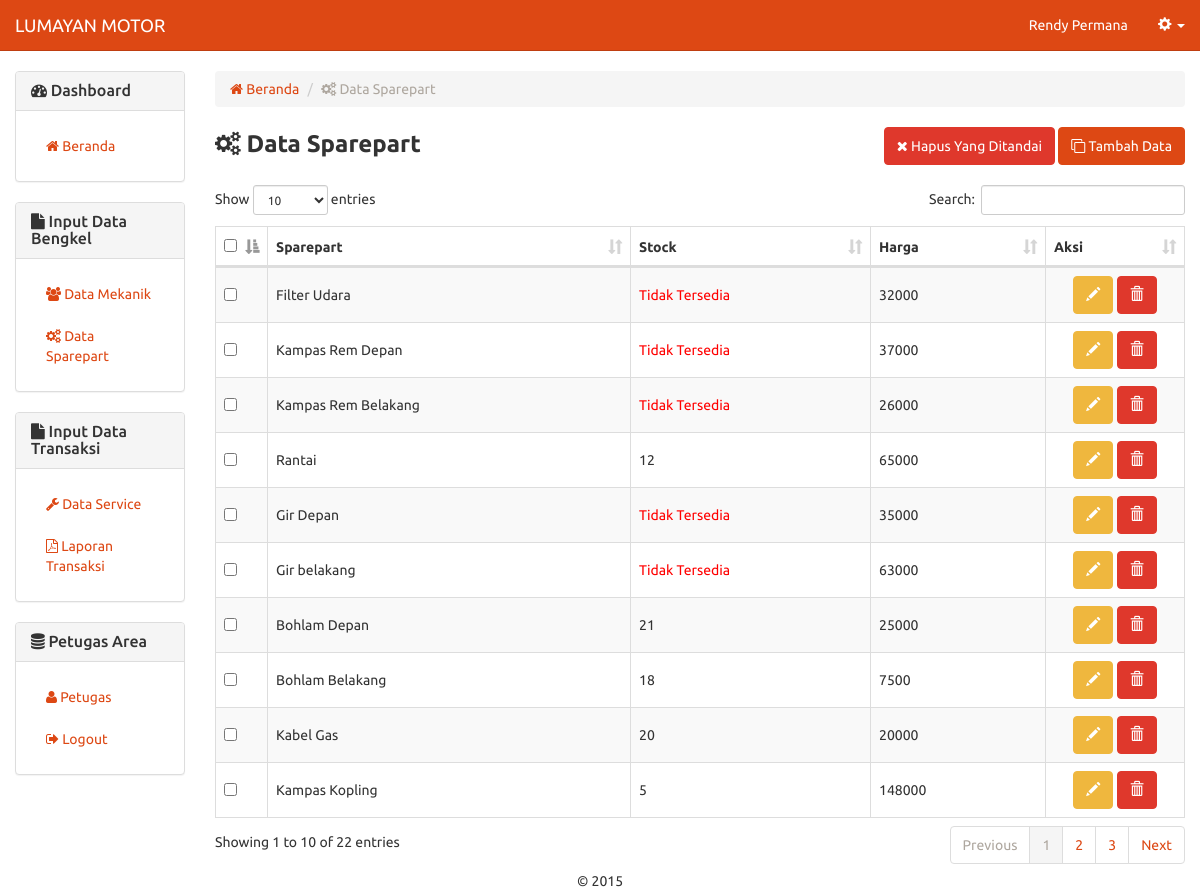
The app's page /sparepart.php (signed in) with its own data.
### tables this page shows
CREATE TABLE IF NOT EXISTS `213_sparepart` (
  `id_sparepart` int(5) NOT NULL,
  `sparepart` varchar(50) DEFAULT NULL,
  `stock` varchar(5) DEFAULT NULL,
  `harga` varchar(10) DEFAULT NULL
);

### includes/sparepart.inc.php (called while the page is built, shortened)
<?php
class Sparepart{
  private $conn;
  private $table_name = "213_sparepart";
  public function __construct($db){
    $this->conn = $db;
  }
  	function readAll(){
		$query = "SELECT * FROM ".$this->table_name." ORDER BY id_sparepart ASC";
		$stmt = $this->conn->prepare( $query );
		$stmt->execute();
		return $stmt;
	}
	function countAll(){
		$query = "SELECT * FROM ".$this->table_name;
		$stmt = $this->conn->prepare( $query );
		$stmt->execute();
		return $stmt->rowCount();
	}
}
?>

### sparepart.php (the view, shortened to what this page needs)
<?php
include "header.php";
include_once 'includes/sparepart.inc.php';
$pro = new Sparepart($db);
$stmt = $pro->readAll();
            ?>
<div class="row">
	<div class="col-xs-12 col-sm-12 col-md-2">
		  	<?php
			include_once 'sidebar.php';
			?>
	</div>
	<div class="col-xs-12 col-sm-12 col-md-10">
	<ol class="breadcrumb">
	  <li><a href="index.php"><span class="fa fa-home"></span> Beranda</a></li>
	  <li class="active"><span class="fa fa-cogs"></span> Data Sparepart</li>
	</ol>
<form method="post">
    <div class="row">
        <div class="col-md-6 text-left">
            <strong style="font-size:18pt;"><span class="fa fa-cogs"></span> Data Sparepart</strong>
        </div>
        <div class="col-md-6 text-right">
            <button type="submit" name="hapus-contengan" class="btn btn-danger"><span class="fa fa-close"></span> Hapus Yang Ditandai</button>
            <button type="button" onclick="location.href='sparepart-baru.php'" class="btn btn-primary"><span class="fa fa-clone"></span> Tambah Data</button>
        </div>
    </div>
    <br/>
    <table width="100%" class="table table-striped table-bordered" id="tabeldata">
        <thead>
            <tr>
                <th width="10px"><input type="checkbox" name="select-all" id="select-all" /></th>
                <th>Sparepart</th>
				<th>Stock</th>
				<th>Harga</th>
                <th width="100px">Aksi</th>
            </tr>
        </thead>
               <tbody>
    <?php
    while ($row = $stmt->fetch(PDO::FETCH_ASSOC)){
    ?>
            <tr>
                <td style="vertical-align:middle;"><input type="checkbox" value="<?php echo $row['id_sparepart'] ?>" name="checkbox[]" /></td>
    	    <td style="vertical-align:middle;"><?php echo $row['sparepart'] ?></td>
			<td style="vertical-align:middle;">
			<?php
			$sedia = $row['stock'];
			if($sedia == 0){
				echo"<font color='red'>Tidak Tersedia</font>";
			}else{
				echo "$sedia";
			}
			?>
			</td>
			<td style="vertical-align:middle;"><?php echo $row['harga'] ?></td>
            <td class="text-center" style="vertical-align:middle;">
    		  <a href="sparepart-ubah.php?id=<?php echo $row['id_sparepart'] ?>" class="btn btn-warning"><span class="glyphicon glyphicon-pencil" aria-hidden="true"></span></a>
    		  <a href="sparepart-hapus.php?id=<?php echo $row['id_sparepart'] ?>" onclick="return confirm('Yakin ingin menghapus data')" class="btn btn-danger"><span class="glyphicon glyphicon-trash" aria-hidden="true"></span></a>
    	    </td>
            </tr>
    <?php
    }
    ?>
        </tbody>
    </table>
    </form>
</div>
</div>
<?php include "footer.php"; ?>

### records on screen
213_sparepart: sparepart "Filter Udara", stock "Tidak Tersedia", harga "32000"
213_sparepart: sparepart "Kampas Rem Depan", stock "Tidak Tersedia", harga "37000"
213_sparepart: sparepart "Kampas Rem Belakang", stock "Tidak Tersedia", harga "26000"
213_sparepart: sparepart "Rantai", stock "12", harga "65000"
213_sparepart: sparepart "Gir Depan", stock "Tidak Tersedia", harga "35000"
213_sparepart: sparepart "Gir belakang", stock "Tidak Tersedia", harga "63000"
213_sparepart: sparepart "Bohlam Depan", stock "21", harga "25000"
213_sparepart: sparepart "Bohlam Belakang", stock "18", harga "7500"
213_sparepart: sparepart "Kabel Gas", stock "20", harga "20000"
213_sparepart: sparepart "Kampas Kopling", stock "5", harga "148000"

### other values on screen
$_SESSION['nama_pengguna'] "Rendy Permana"
